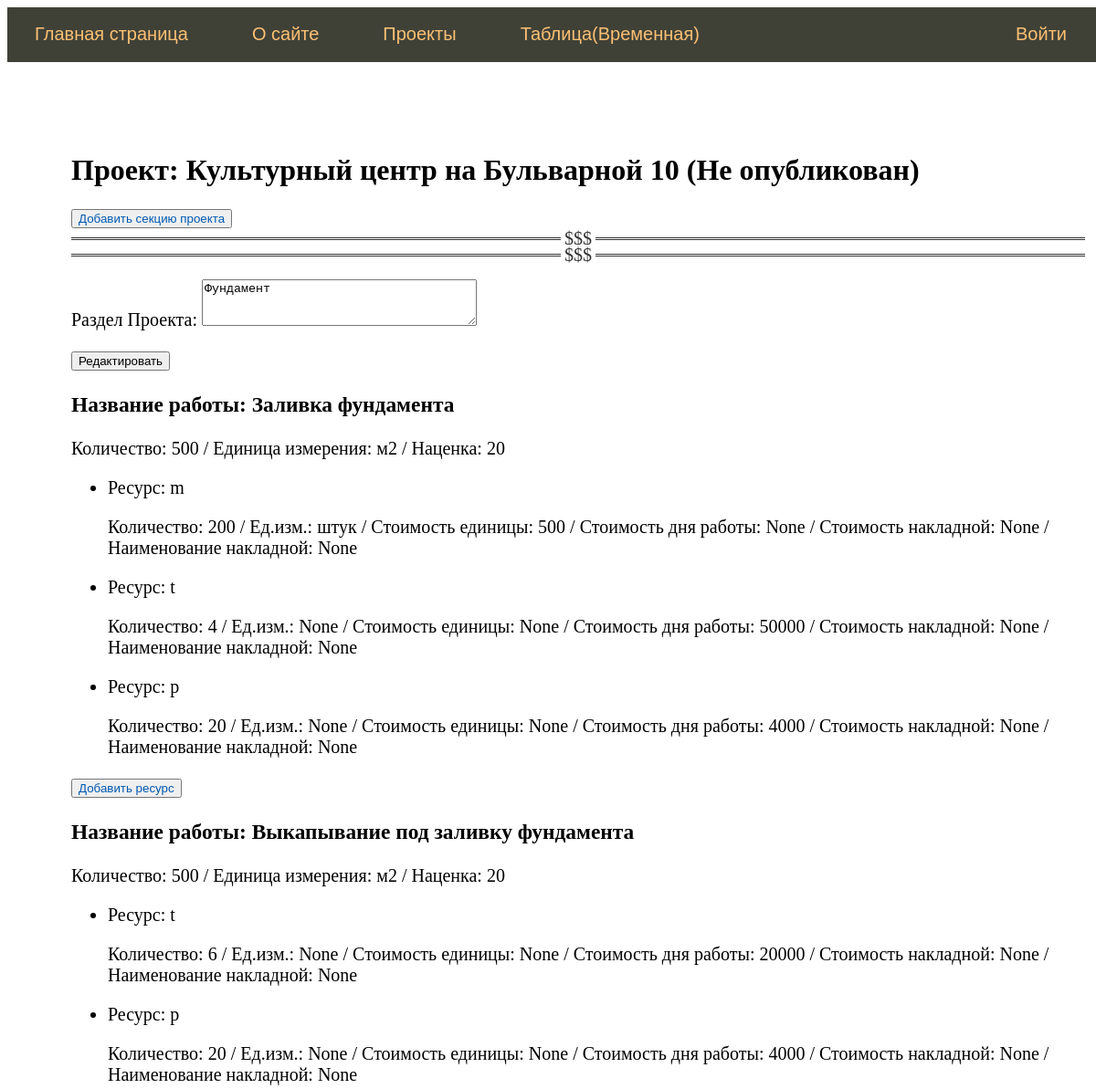
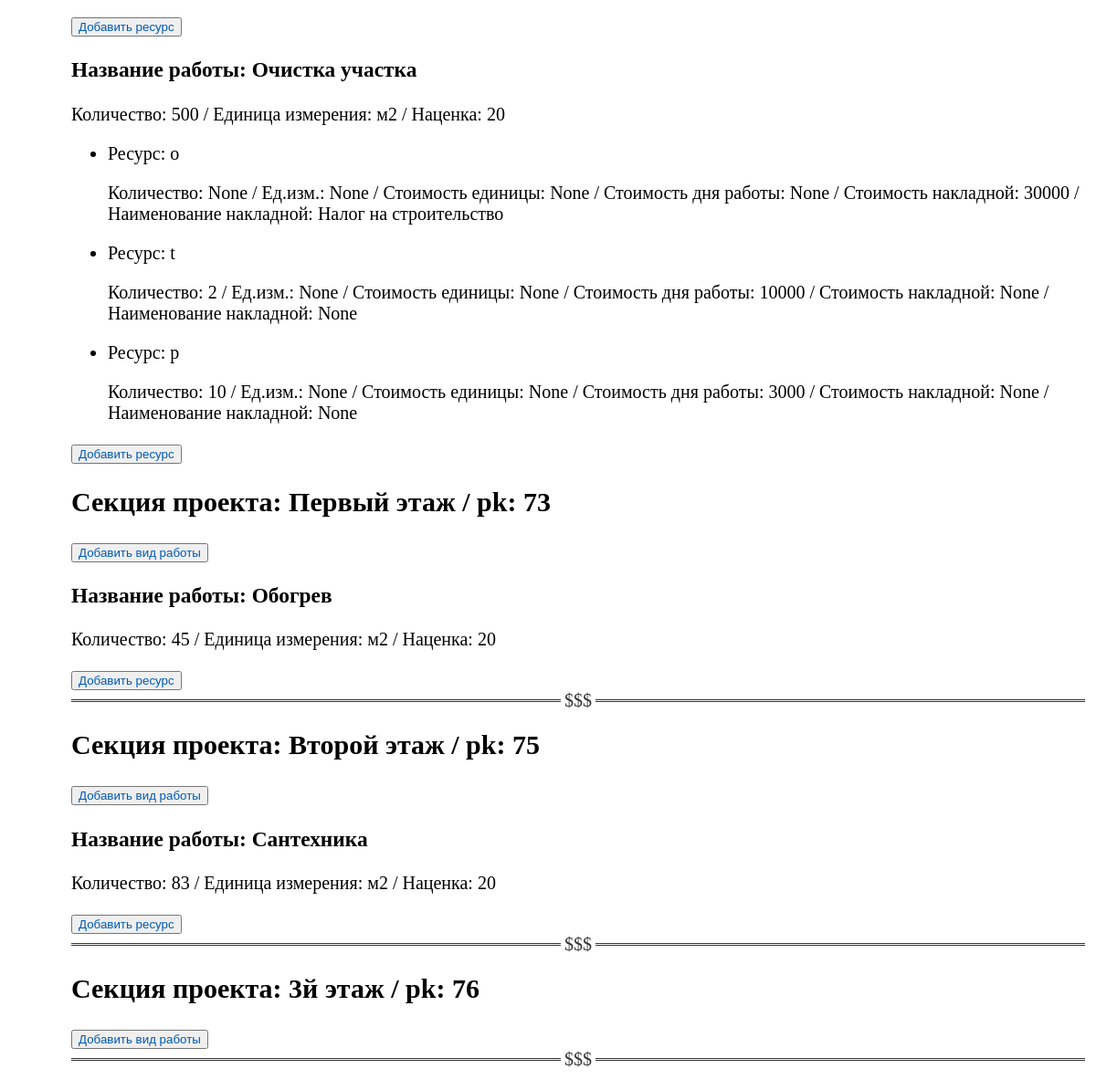
Page /edit_section/80/72 on the committed database (2 pictures, top to bottom).
### estimate/models.py (models this page shows, shortened)
class Project(models.Model):
    title_p = models.CharField(max_length=255, unique=True,
                               verbose_name="Название Проекта")  # атрибут title будет определять одноименное поле как текстовую строку с максимальным числом символов 255.
    description_p = models.TextField(verbose_name="Текст статьи", blank=True,
                                     null=True)  # поле задано как текстовое с параметром blank=True. Данный параметр означает, что это поле может быть пустым, то есть, не содержать текста.
    time_create_p = models.DateTimeField(auto_now_add=True,
                                         verbose_name="Время создания")  # auto_now_add – позволяет фиксировать текущее время только в момент первого добавления записи в таблицу БД;
    time_update_p = models.DateTimeField(auto_now=True,
                                         verbose_name="Время изменения")  # auto_now – фиксирует текущее время всякий раз при изменении или добавлении записи в таблицу БД.
    is_published_p = models.BooleanField(default=False, verbose_name="Публикация", blank=True,
                                         null=True)  # атрибут is_published определен через класс BooleanField с параметром default=True. Это означает, что по умолчанию значение поля в БД будет установлено в значение True и статья будет считаться опубликованной.
    def __str__(self):
        return self.title_p
    class Meta:
        verbose_name = 'Проект'
        verbose_name_plural = '1.Проекты'
        ordering = ['-time_create_p', 'title_p']

class ProjectSection(models.Model):
    title_s = models.CharField(max_length=255, verbose_name="Раздел Проекта", unique=False)
    time_create_s = models.DateTimeField(auto_now_add=True, verbose_name="Время создания")
    time_update_s = models.DateTimeField(auto_now=True, verbose_name="Время изменения")
    is_published_s = models.BooleanField(default=False, verbose_name="Публикация", blank=True, null=True)
    prj = models.ForeignKey('Project', on_delete=models.CASCADE, null=False, verbose_name="Проект")
    class Meta:
        verbose_name = 'Раздел проекта'
        verbose_name_plural = '2.Разделы проекта'
        ordering = ['-title_s']

class WorkType(models.Model):
    title_w = models.CharField(max_length=255, verbose_name="Название вида работы", unique=False)
    time_create_w = models.DateTimeField(auto_now_add=True, verbose_name="Время создания")
    time_update_w = models.DateTimeField(auto_now=True, verbose_name="Время изменения")
    quantity_w = models.PositiveIntegerField(verbose_name="Количество")
    unit_w = models.CharField(max_length=10, unique=False, verbose_name="Ед.изм.")
    margin_w = models.PositiveIntegerField(verbose_name="Наценка")
    sect = models.ForeignKey('ProjectSection', on_delete=models.CASCADE, null=False, verbose_name="Секция проекта")
    prj_w = models.ForeignKey('Project', on_delete=models.CASCADE, null=False, verbose_name="Проект")
    class Meta:
        verbose_name = 'Вид работы'
        verbose_name_plural = '3.Вид работ'
        ordering = ['-time_create_w']

class Resource(models.Model):
    PEOPLE = 'p'
    TECH = 't'
    MAT = 'm'
    OVERHEADS = 'o'
    TYPE = [
        (PEOPLE, 'Люди'),
        (TECH, 'Техника'),
        (MAT, 'Материалы или Оборудование'),
        (OVERHEADS, 'Накладные расходы')
    ]
    title_r = models.CharField(max_length=30, verbose_name="Ресурс", choices=TYPE, null=True, unique=False)
    time_create_r = models.DateTimeField(auto_now_add=True, verbose_name="Время создания")
    time_update_r = models.DateTimeField(auto_now=True, verbose_name="Время изменения")
    quantity_r = models.PositiveIntegerField(verbose_name="Количество", blank=True, null=True)
    day_cost_r = models.PositiveIntegerField(verbose_name="Стоимость за день", blank=True, null=True)
    unit_cost_r = models.PositiveIntegerField(verbose_name="Стоимость за единицу", blank=True, null=True)
    unit_r = models.CharField(max_length=10, verbose_name="Единица измерения", blank=True, null=True)
    cost_r = models.PositiveIntegerField(verbose_name="Сумма затрат", blank=True, null=True)
    overhead_r = models.CharField(max_length=255, verbose_name="Наименование накладной", blank=True, null=True)
    work = models.ForeignKey('WorkType', on_delete=models.CASCADE, null=False, verbose_name="Вид работы")
    prj_r = models.ForeignKey('Project', on_delete=models.CASCADE, null=False, verbose_name="Проект")
    class Meta:
        verbose_name = 'Тип ресурса'
        verbose_name_plural = '4.Типы Ресурсов'
        ordering = ['-time_create_r']

### estimate/views.py (the view)
# urls.py: path('edit_section/<int:prj_id>/<int:sect_id>', edit_section, name='edit_section'),
def edit_section(request, prj_id, sect_id):
    prj = Project.objects.get(pk=prj_id)
    sect = ProjectSection.objects.get(pk=sect_id)
    all_sect = prj.projectsection_set.all()
    all_work = prj.worktype_set.all()
    all_res = prj.resource_set.all()
    if request.method == 'POST':
        form_s = AddPrjSecForm(instance=sect, data=request.POST)
        if form_s.is_valid():
            print(form_s)
            form_s.save()
            return redirect('project', prj_id=prj_id)
    else:
        form_s = AddPrjSecForm(instance=sect)
    context = {'prj': prj, 'all_sect': all_sect, 'all_work': all_work, 'all_res': all_res,
               'form_s': form_s, 'sect': sect}
    return render(request, 'estimate/edit_sect.html', context=context)

### estimate/forms.py
class AddPrjSecForm(ModelForm):
    class Meta:
        model = ProjectSection
        fields = ('title_s',)
        widgets = {
            'title_s': Textarea(attrs={
                'placeholder': 'Название секции проекта',
                'cols': '35',
                'rows': '3',
                'maxlength': 100,
                'class': "colortext",
            }),
        }

### estimate/templatetags/estimate_tags.py (called while the page is built)
@register.simple_tag()
def return_menu():
    menu = [
        {'title': "Главная страница", 'url_name': 'index'},
        {'title': "О сайте", 'url_name': 'about'},
        {'title': "Проекты", 'url_name': 'all_projects'},
        {'title': 'Таблица(Временная)', 'url_name': 'page'},
        {'title': "Войти", 'url_name': 'login'}
    ]
    return menu

### estimate/templates/estimate/edit_sect.html (shortened to what this page needs)
{% extends 'estimate/base.html' %}
{% block content %}
  {% if prj.is_published %}
    <h1>Проект: {{ prj.title_p }} (Опубликован)</h1>
  {% else %}
    <h1>Проект: {{ prj }} (Не опубликован)</h1>
  {% endif %}
  <button type="submit"><a href="{% url 'add_sect' prj.pk %}">Добавить секцию проекта</a></button>
  <hr>
  <hr>
  {% for s in all_sect %}
    {% if s.pk == sect.pk %}
        <form action="{% url 'edit_section' prj.id sect.id %}" method="post">
        {{ form_s.as_p }}
        <button type="submit">Редактировать</button>
        </form>
      {% for w in all_work %}
        {% if w.sect == s %}
          <h3>Название работы: {{ w.title_w }}</h3>
          <p>Количество: {{ w.quantity_w }} / Единица измерения: {{ w.unit_w }} /
            Наценка: {{ w.margin_w }}</p>
          {% for r in all_res %}
            {% if r.work == w %}
              <ul>
                <li>
                  <p>Ресурс: {{ r.title_r }}</p>
                  <p>Количество: {{ r.quantity_r }} / Ед.изм.: {{ r.unit_r }} / Стоимость единицы: {{ r.unit_cost_r }}
                    / Стоимость дня работы: {{ r.day_cost_r }} / Стоимость накладной: {{ r.cost_r }}
                    / Наименование накладной: {{ r.overhead_r }}</p>
                </li>
              </ul>
            {% endif %}
          {% endfor %}
          <button type="submit"><a href="{% url 'add_res_choice' prj.pk s.pk w.pk %}">Добавить ресурс</a></button>
        {% endif %}
      {% endfor %}
    {% else %}
      <h2>Секция проекта: {{ s.title_s }} / pk: {{ s.pk }}</h2>
      <button type="submit"><a href="{% url 'add_work' prj.pk s.pk %}">Добавить вид работы</a></button>
      {% for w in all_work %}
        {% if w.sect == s %}
          <h3>Название работы: {{ w.title_w }}</h3>
          <p>Количество: {{ w.quantity_w }} / Единица измерения: {{ w.unit_w }} /
            Наценка: {{ w.margin_w }}</p>
          <button type="submit"><a href="{% url 'add_res_choice' prj.pk s.pk w.pk %}">Добавить ресурс</a></button>
        {% endif %}
      {% endfor %}
      <hr>
    {% endif %}
  {% endfor %}
{% endblock content %}

### estimate/static/estimate/css/styles.css (style rules this page uses)
html, body { font-family: 'Arial'; padding: 0; height: 100%; width: 100%; color: #444; }
hr:after { background: #fff; content: '$$$'; padding: 0 4px; position: relative; top: -13px; }
a { color: #0059b2; text-decoration: none; }
.content-text h1 { font-size: 32px; }
hr { border: none; border-top: 3px double #333; color: #333; overflow: visible; text-align: center; height: 5px; }

### rows in the picture
Project: title_p "Культурный центр на Бульварной 10"
ProjectSection: title_s "Фундамент"
WorkType: title_w "Заливка фундамента", quantity_w "500", unit_w "м2", margin_w "20"
Resource: title_r "m", quantity_r "200", unit_r "штук", unit_cost_r "500", day_cost_r "None", cost_r "None", overhead_r "None"
Resource: title_r "t", quantity_r "4", unit_r "None", unit_cost_r "None", day_cost_r "50000", cost_r "None", overhead_r "None"
Resource: title_r "p", quantity_r "20", unit_r "None", unit_cost_r "None", day_cost_r "4000", cost_r "None", overhead_r "None"
WorkType: title_w "Выкапывание под заливку фундамента", quantity_w "500", unit_w "м2", margin_w "20"
Resource: title_r "t", quantity_r "6", unit_r "None", unit_cost_r "None", day_cost_r "20000", cost_r "None", overhead_r "None"
Resource: title_r "p", quantity_r "20", unit_r "None", unit_cost_r "None", day_cost_r "4000", cost_r "None", overhead_r "None"
WorkType: title_w "Очистка участка", quantity_w "500", unit_w "м2", margin_w "20"
Resource: title_r "o", quantity_r "None", unit_r "None", unit_cost_r "None", day_cost_r "None", cost_r "30000", overhead_r "Налог на строительство"
Resource: title_r "t", quantity_r "2", unit_r "None", unit_cost_r "None", day_cost_r "10000", cost_r "None", overhead_r "None"
Resource: title_r "p", quantity_r "10", unit_r "None", unit_cost_r "None", day_cost_r "3000", cost_r "None", overhead_r "None"
ProjectSection: title_s "Первый этаж", pk "73"
WorkType: title_w "Обогрев", quantity_w "45", unit_w "м2", margin_w "20"
ProjectSection: title_s "Второй этаж", pk "75"
WorkType: title_w "Сантехника", quantity_w "83", unit_w "м2", margin_w "20"
ProjectSection: title_s "3й этаж", pk "76"

### other values in the picture
{{ m.title }} "Главная страница" "О сайте" "Проекты" "Таблица(Временная)"
{{ m.title }} "Войти"
